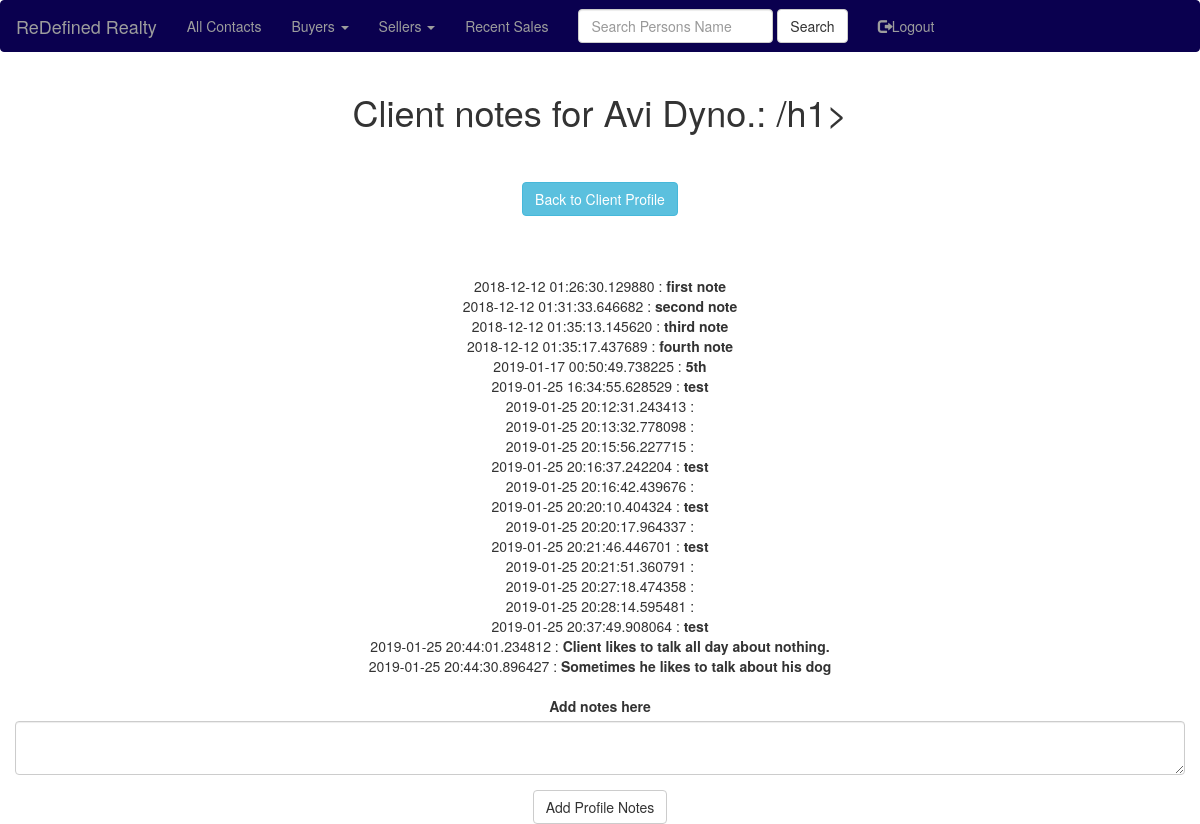
The app's page /people_notes/2 (signed in) with its own data.
### app/models.py (models this page shows, shortened)
class People(db.Model):
    id = db.Column(db.Integer, primary_key=True)
    first_name=db.Column(db.String(20))
    last_name=db.Column(db.String(20))
    phone_cell=db.Column(db.Integer)
    ptype=db.Column(db.String(6))
    pstatus=db.Column(db.String(7))
    notes=db.Column(db.String(140))
    house_number=db.Column(db.String(140))
    street_name=db.Column(db.String(140))
    city_name=db.Column(db.String(140))
    state_name=db.Column(db.String(140))
    zip_code=db.Column(db.String(140))
    price=db.Column(db.Integer)
    user_account_pk=db.Column(db.Integer, db.ForeignKey('user.id'))
    ProfileNotes=db.relationship('ProfileNotes', backref='peopleprofilenotes', lazy='dynamic')

class ProfileNotes(db.Model):
    id = db.Column(db.Integer, primary_key=True)
    pnotes=db.Column(db.String(280))
    timestamp = db.Column(db.DateTime, index=True, default=datetime.utcnow)
    people_account_pk=db.Column(db.Integer, db.ForeignKey('people.id'))
    user_account_pk=db.Column(db.Integer, db.ForeignKey('user.id'))

### app/routes.py (the view, shortened to what this page needs)
@app.route('/people_notes/<people_id>', methods=['GET', 'POST'])
@login_required
def people_notes(people_id):
    currentuser = User.query.filter_by(username=current_user.username).first()
    account_pk = currentuser.id
    pnotes=view_profile_notes(current_user=current_user, people_account_pk=people_id)
    select_people = People.query.filter_by(user_account_pk=account_pk, id=people_id).first()
    notes_form = AddProfileNotesForm()
    return render_template('people_notes.html', title = 'Client Notes', select_people=select_people, viewpnotes=pnotes, notes_form=notes_form)

### app/forms.py
class AddProfileNotesForm(FlaskForm):
    pnotes = TextAreaField('Add notes here')
    submit2 = SubmitField('Add Profile Notes')

### app/models.py (called while the page is built)
@login.user_loader
def load_user(id):
    return User.query.get(int(id))

### app/queryfunc.py (called while the page is built)
def view_profile_notes(current_user, people_account_pk):
    currentuser = User.query.filter_by(username=current_user.username).first()
    account_pk = currentuser.id
    pnotes = ProfileNotes.query.filter_by(user_account_pk=account_pk, people_account_pk=people_account_pk).all()
    return pnotes

### app/templates/people_notes.html (shortened to what this page needs)
{% extends "base.html" %}
{% import 'bootstrap/wtf.html' as wtf %}
{% block app_content %}
    <center><h1>Client notes for {{ select_people.first_name }} {{ select_people.last_name }}.: /h1></center>
    <br>
    <br>
    <center><a href="{{ url_for('view_people', people_id=select_people.id ) }}" class="btn btn-info">Back to Client Profile</a></center>
    <center>
    <br>
    <br>
    <div>
        {% if viewpnotes %}
            {% for all_notes in viewpnotes %}
                <TR>
                    <div>
                        <TD class="active">{{ all_notes.timestamp }}</TD>
                        <TD class=>   :  </TD>
                        <TD class="active"><b>{{ all_notes.pnotes }}</b></TD>
                    </div>
                </TR>
            {% endfor %}
        {% endif %}
        <div class="row">
            <div class="col">
                {{ wtf.quick_form(notes_form) }}
            </div>
        </div>
    </div>
    </center>
{% endblock %}

### records on screen
People: first_name "Avi", last_name "Dyno"
ProfileNotes: timestamp "2018-12-12 01:26:30.129880", pnotes "first note"
ProfileNotes: timestamp "2018-12-12 01:31:33.646682", pnotes "second note"
ProfileNotes: timestamp "2018-12-12 01:35:13.145620", pnotes "third note"
ProfileNotes: timestamp "2018-12-12 01:35:17.437689", pnotes "fourth note"
ProfileNotes: timestamp "2019-01-17 00:50:49.738225", pnotes "5th"
ProfileNotes: timestamp "2019-01-25 16:34:55.628529", pnotes "test"
ProfileNotes: timestamp "2019-01-25 20:12:31.243413"
ProfileNotes: timestamp "2019-01-25 20:13:32.778098"
ProfileNotes: timestamp "2019-01-25 20:15:56.227715"
ProfileNotes: timestamp "2019-01-25 20:16:37.242204", pnotes "test"
ProfileNotes: timestamp "2019-01-25 20:16:42.439676"
ProfileNotes: timestamp "2019-01-25 20:20:10.404324", pnotes "test"
ProfileNotes: timestamp "2019-01-25 20:20:17.964337"
ProfileNotes: timestamp "2019-01-25 20:21:46.446701", pnotes "test"
ProfileNotes: timestamp "2019-01-25 20:21:51.360791"
ProfileNotes: timestamp "2019-01-25 20:27:18.474358"
ProfileNotes: timestamp "2019-01-25 20:28:14.595481"
ProfileNotes: timestamp "2019-01-25 20:37:49.908064", pnotes "test"
ProfileNotes: timestamp "2019-01-25 20:44:01.234812", pnotes "Client likes to talk all day about nothing."
ProfileNotes: timestamp "2019-01-25 20:44:30.896427", pnotes "Sometimes he likes to talk about his dog"
